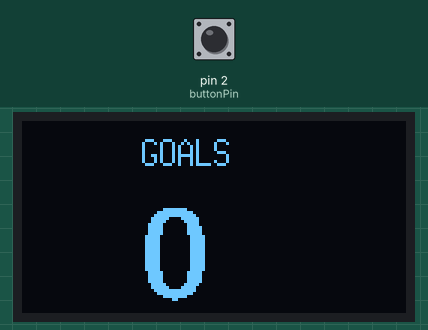
Recording of a sketch running on a simulated Arduino Uno, built with avr-gcc and run on an emulated ATmega328P. On the bench: 128×64 one-colour display. Inputs (shaded band) come from the test bench; at power-on: pin 2 (buttonPin) HIGH.

Above: at 1.2 s.
1.3 s: pin 2 (buttonPin) pulled LOW for 0.15 s
At 2.0 s:
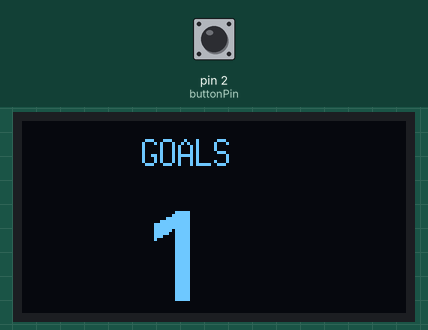
3.1 s: pin 2 (buttonPin) pulled LOW for 1 s
At 4.2 s:
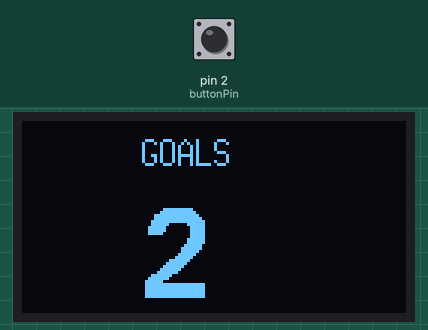
5.6 s: pin 2 (buttonPin) pulled LOW for 0.15 s
At 7.1 s:
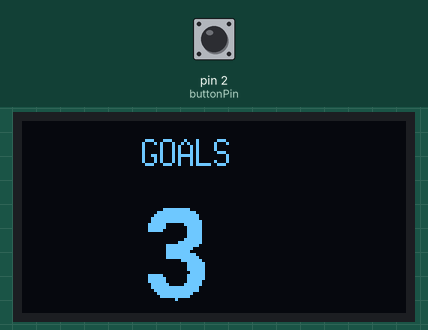
7.4 s: pin 2 (buttonPin) pulled LOW for 1 s
At 8.5 s:
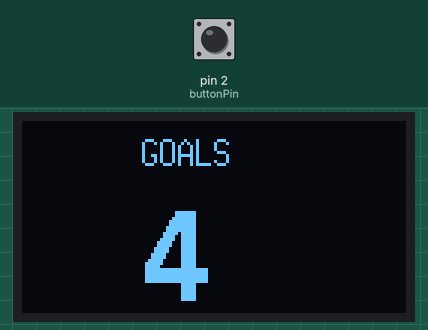
Timing chart, 0 to 10.4 s (numbered marks = the images above; inputs shaded):
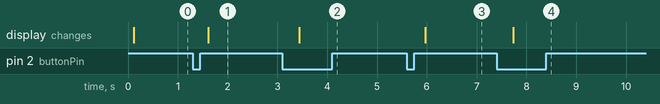

The sketch:

Oleddisplaygrs.ino
```cpp
#include <U8glib.h>

// OLED setup
U8GLIB_SSD1306_128X64 u8g(U8G_I2C_OPT_NONE);

// push button pin
int buttonPin = 2;

int goals = 0;
int lastButtonState = HIGH;

void draw() {

  // Title
  u8g.setFont(u8g_font_6x13);
  u8g.drawStr(40,15,"GOALS");

  // Big number
  char goalStr[5];
  sprintf(goalStr, "%d", goals);

  u8g.setFont(u8g_font_fub30);   // Large font
  u8g.drawStr(40,60, goalStr);
}

void setup() {

  pinMode(buttonPin, INPUT_PULLUP); // button with internal pullup
}

void loop() {

  int buttonState = digitalRead(buttonPin);

  // detect button press
  if(buttonState == LOW && lastButtonState == HIGH){
    goals++;
    delay(200); // debounce
  }

  lastButtonState = buttonState;

  // OLED display
  u8g.firstPage();
  do {
    draw();
  } while(u8g.nextPage());
}
```

Measured:
- after the input at 1.3 s, the display: changes after 0.31 s (image 1)
- after the input at 3.1 s, the display: changes after 0.34 s (image 2)
- after the input at 5.6 s, the display: changes after 0.37 s (image 3)
- after the input at 7.4 s, the display: changes after 0.33 s (image 4)
